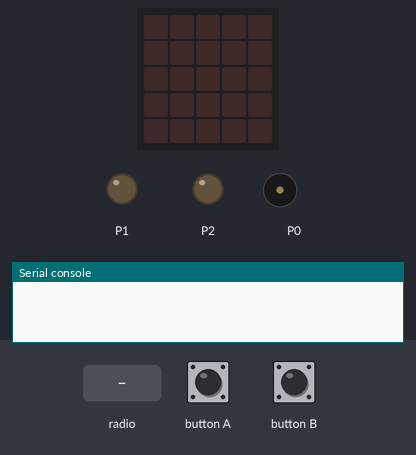
This program was run on a simulated BBC micro:bit (MakeCode). Shown: the board's 5×5 LED display, output pins drawn as LEDs (lit = HIGH), buzzer (waves = sounding), the last lines printed to the serial console. Dashed ring = blinking. The inputs (shaded band) are chosen by the test bench. No radio messages arrive unless stated (any console line starting 'radio sent:' is added by the test bench).

Above: at 1.2 s.
1.3 s: button A pressed for 0.15 s
At 1.8 s:
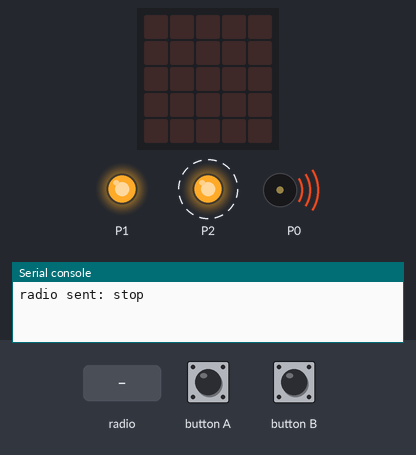
4.3 s: button B pressed for 0.15 s
At 4.74 s:
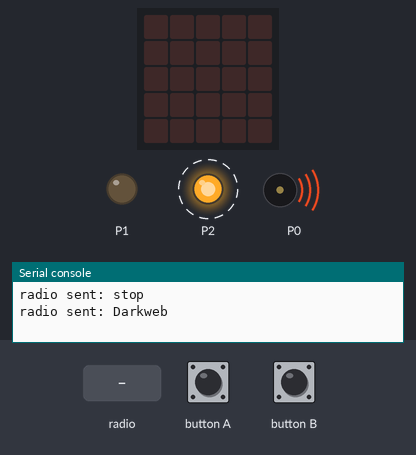
7.3 s: radio message "Darkweb" arrives
At 9.67 s:
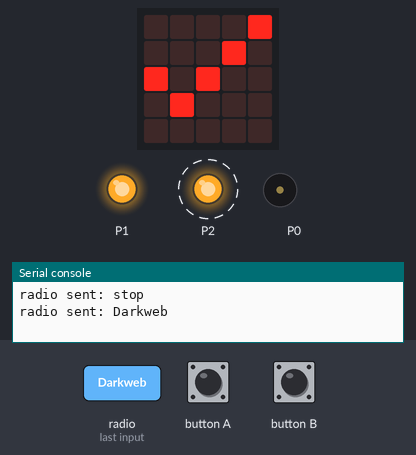
10.3 s: button B pressed for 0.15 s
At 11.2 s:
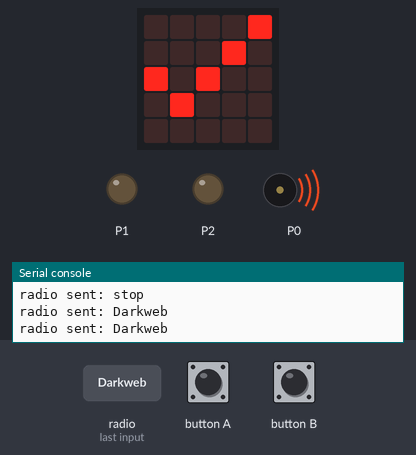
Timing chart, 0 to 14.3 s (numbered marks = the images above; inputs shaded):
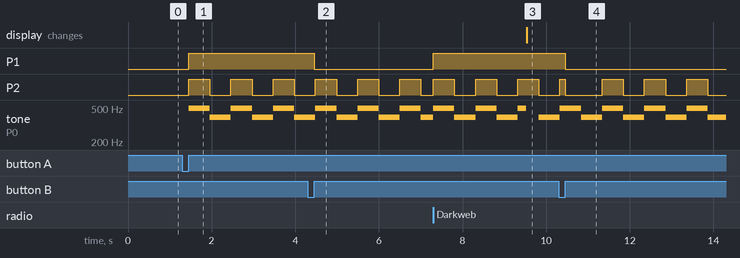

The program:

main.ts
```typescript
radio.onReceivedNumber(function (receivedNumber) {

})
input.onButtonPressed(Button.A, function () {
    radio.sendString("stop")
    pins.digitalWritePin(DigitalPin.P1, 1)
    pins.digitalWritePin(DigitalPin.P2, 1)
    blinken()
    basic.showLeds(`
        . . . . #
        . . . # .
        # . # . .
        . # . . .
        . . . . .
        `)
    basic.pause(10000)
    pins.digitalWritePin(DigitalPin.P1, 0)
})
radio.onReceivedString(function (receivedString) {
    if (receivedString == "Darkweb") {
        pins.digitalWritePin(DigitalPin.P1, 1)
        pins.digitalWritePin(DigitalPin.P2, 1)
        blinken()
        basic.showLeds(`
            . . . . #
            . . . # .
            # . # . .
            . # . . .
            . . . . .
            `)
        basic.pause(10000)
        pins.digitalWritePin(DigitalPin.P1, 0)
    }
    if (receivedString == "stop") {
        pins.digitalWritePin(DigitalPin.P2, 0)
        pins.digitalWritePin(DigitalPin.P1, 0)
    }
})
input.onButtonPressed(Button.B, function () {
    radio.sendString("Darkweb")
    pins.digitalWritePin(DigitalPin.P2, 0)
    pins.digitalWritePin(DigitalPin.P1, 0)
})
function blinken () {
    for (let index = 0; index < 8; index++) {
        pins.digitalWritePin(DigitalPin.P2, 1)
        music.playTone(494, music.beat(BeatFraction.Whole))
        pins.digitalWritePin(DigitalPin.P2, 0)
        music.playTone(392, music.beat(BeatFraction.Whole))
    }
    pins.digitalWritePin(DigitalPin.P2, 1)
}
radio.setGroup(123)
```

test.ts
```typescript
// Hier kann man Tests durchführen; diese Datei wird nicht kompiliert, wenn dieses Paket als Erweiterung verwendet wird.
```

Measured:
- after the input at 1.3 s, P1: LOW → HIGH after 0.15 s; P2: alternates HIGH for 0.51 s and LOW for 0.51 s, starting after 0.15 s; tone on P0: alternates 494 Hz for 0.51 s and 392 Hz for 0.51 s, starting after 0.15 s
- after the input at 4.3 s, P1: HIGH → LOW after 0.15 s
- after the input at 7.3 s, P1: LOW → HIGH at once
- after the input at 10.3 s, P1: HIGH → LOW after 0.15 s
